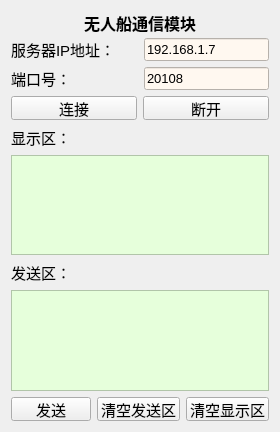
   <widget class="QWidget" name="layoutWidget_3">
    <property name="geometry">
     <rect>
      <x>1280</x>
      <y>10</y>
      <width>271</width>
      <height>432</height>
     </rect>
    </property>
    <layout class="QVBoxLayout" name="Client">
     <item alignment="Qt::AlignHCenter">
      <widget class="QLabel" name="label_15">
       <property name="enabled">
        <bool>true</bool>
       </property>
       <property name="minimumSize">
        <size>
         <width>172</width>
         <height>21</height>
        </size>
       </property>
       <property name="maximumSize">
        <size>
         <width>172</width>
         <height>21</height>
        </size>
       </property>
       <property name="font">
        <font>
         <family>微软雅黑</family>
        </font>
       </property>
       <property name="text">
        <string>&lt;html&gt;&lt;head/&gt;&lt;body&gt;&lt;p&gt;&lt;span style=&quot; font-size:12pt; font-weight:700;&quot;&gt;无人船通信模块&lt;/span&gt;&lt;/p&gt;&lt;/body&gt;&lt;/html&gt;</string>
       </property>
       <property name="alignment">
        <set>Qt::AlignCenter</set>
       </property>
      </widget>
     </item>
     <item>
      <layout class="QHBoxLayout" name="horizontalLayout_31" stretch="5,8">
       <item>
        <widget class="QLabel" name="label_16">
         <property name="text">
          <string>&lt;html&gt;&lt;head/&gt;&lt;body&gt;&lt;p&gt;&lt;span style=&quot; font-size:11pt;&quot;&gt;服务器IP地址：&lt;/span&gt;&lt;/p&gt;&lt;/body&gt;&lt;/html&gt;</string>
         </property>
        </widget>
       </item>
       <item alignment="Qt::AlignRight">
        <widget class="QLineEdit" name="lineEdit_IP">
         <property name="maximumSize">
          <size>
           <width>180</width>
           <height>16777215</height>
          </size>
         </property>
         <property name="font">
          <font>
           <pointsize>10</pointsize>
          </font>
         </property>
         <property name="styleSheet">
          <string notr="true">background-color: rgb(255, 248, 240);</string>
         </property>
         <property name="text">
          <string>192.168.1.7</string>
         </property>
        </widget>
       </item>
      </layout>
     </item>
     <item>
      <layout class="QHBoxLayout" name="horizontalLayout_32">
       <item>
        <widget class="QLabel" name="label_17">
         <property name="text">
          <string>&lt;html&gt;&lt;head/&gt;&lt;body&gt;&lt;p&gt;&lt;span style=&quot; font-size:11pt;&quot;&gt;端口号：&lt;/span&gt;&lt;/p&gt;&lt;/body&gt;&lt;/html&gt;</string>
         </property>
        </widget>
       </item>
       <item alignment="Qt::AlignRight">
        <widget class="QLineEdit" name="lineEdit_Port">
         <property name="maximumSize">
          <size>
           <width>180</width>
           <height>16777215</height>
          </size>
         </property>
         <property name="font">
          <font>
           <pointsize>10</pointsize>
          </font>
         </property>
         <property name="styleSheet">
          <string notr="true">background-color: rgb(255, 248, 240);</string>
         </property>
         <property name="text">
          <string>20108</string>
         </property>
        </widget>
       </item>
      </layout>
     </item>
     <item>
      <layout class="QHBoxLayout" name="horizontalLayout_36">
       <item>
        <widget class="QPushButton" name="button_connect">
         <property name="maximumSize">
          <size>
           <width>16777215</width>
           <height>24</height>
          </size>
         </property>
         <property name="font">
          <font>
           <pointsize>11</pointsize>
          </font>
         </property>
         <property name="text">
          <string>连接</string>
         </property>
        </widget>
       </item>
       <item>
        <widget class="QPushButton" name="button_close">
         <property name="maximumSize">
          <size>
           <width>16777215</width>
           <height>24</height>
          </size>
         </property>
         <property name="font">
          <font>
           <pointsize>11</pointsize>
          </font>
         </property>
         <property name="text">
          <string>断开</string>
         </property>
        </widget>
       </item>
      </layout>
     </item>
     <item>
      <layout class="QHBoxLayout" name="horizontalLayout_33">
       <item>
        <widget class="QLabel" name="label_43">
         <property name="text">
          <string>&lt;html&gt;&lt;head/&gt;&lt;body&gt;&lt;p&gt;&lt;span style=&quot; font-size:11pt;&quot;&gt;显示区：&lt;/span&gt;&lt;/p&gt;&lt;/body&gt;&lt;/html&gt;</string>
         </property>
        </widget>
       </item>
      </layout>
     </item>
     <item>
      <widget class="QTextEdit" name="textEdit_Read">
       <property name="styleSheet">
        <string notr="true">background-color: rgb(230, 255, 219);</string>
       </property>
       <property name="readOnly">
        <bool>true</bool>
       </property>
      </widget>
     </item>
     <item>
      <layout class="QHBoxLayout" name="horizontalLayout_34">
       <item>
        <widget class="QLabel" name="label_44">
         <property name="text">
          <string>&lt;html&gt;&lt;head/&gt;&lt;body&gt;&lt;p&gt;&lt;span style=&quot; font-size:11pt;&quot;&gt;发送区：&lt;/span&gt;&lt;/p&gt;&lt;/body&gt;&lt;/html&gt;</string>
         </property>
        </widget>
       </item>
      </layout>
     </item>
     <item>
      <widget class="QTextEdit" name="textEdit_Write">
       <property name="styleSheet">
        <string notr="true">background-color: rgb(230, 255, 219);</string>
       </property>
      </widget>
     </item>
     <item>
      <layout class="QHBoxLayout" name="horizontalLayout_35">
       <item>
        <widget class="QPushButton" name="button_send">
         <property name="maximumSize">
          <size>
           <width>16777215</width>
           <height>24</height>
          </size>
         </property>
         <property name="font">
          <font>
           <pointsize>11</pointsize>
          </font>
         </property>
         <property name="text">
          <string>发送</string>
         </property>
        </widget>
       </item>
       <item>
        <widget class="QPushButton" name="button_clear_send">
         <property name="maximumSize">
          <size>
           <width>16777215</width>
           <height>24</height>
          </size>
         </property>
         <property name="font">
          <font>
           <pointsize>11</pointsize>
          </font>
         </property>
         <property name="text">
          <string>清空发送区</string>
         </property>
        </widget>
       </item>
       <item>
        <widget class="QPushButton" name="button_clear">
         <property name="maximumSize">
          <size>
           <width>16777215</width>
           <height>24</height>
          </size>
         </property>
         <property name="font">
          <font>
           <pointsize>11</pointsize>
          </font>
         </property>
         <property name="text">
          <string>清空显示区</string>
         </property>
        </widget>
       </item>
      </layout>
     </item>
    </layout>
   </widget>
